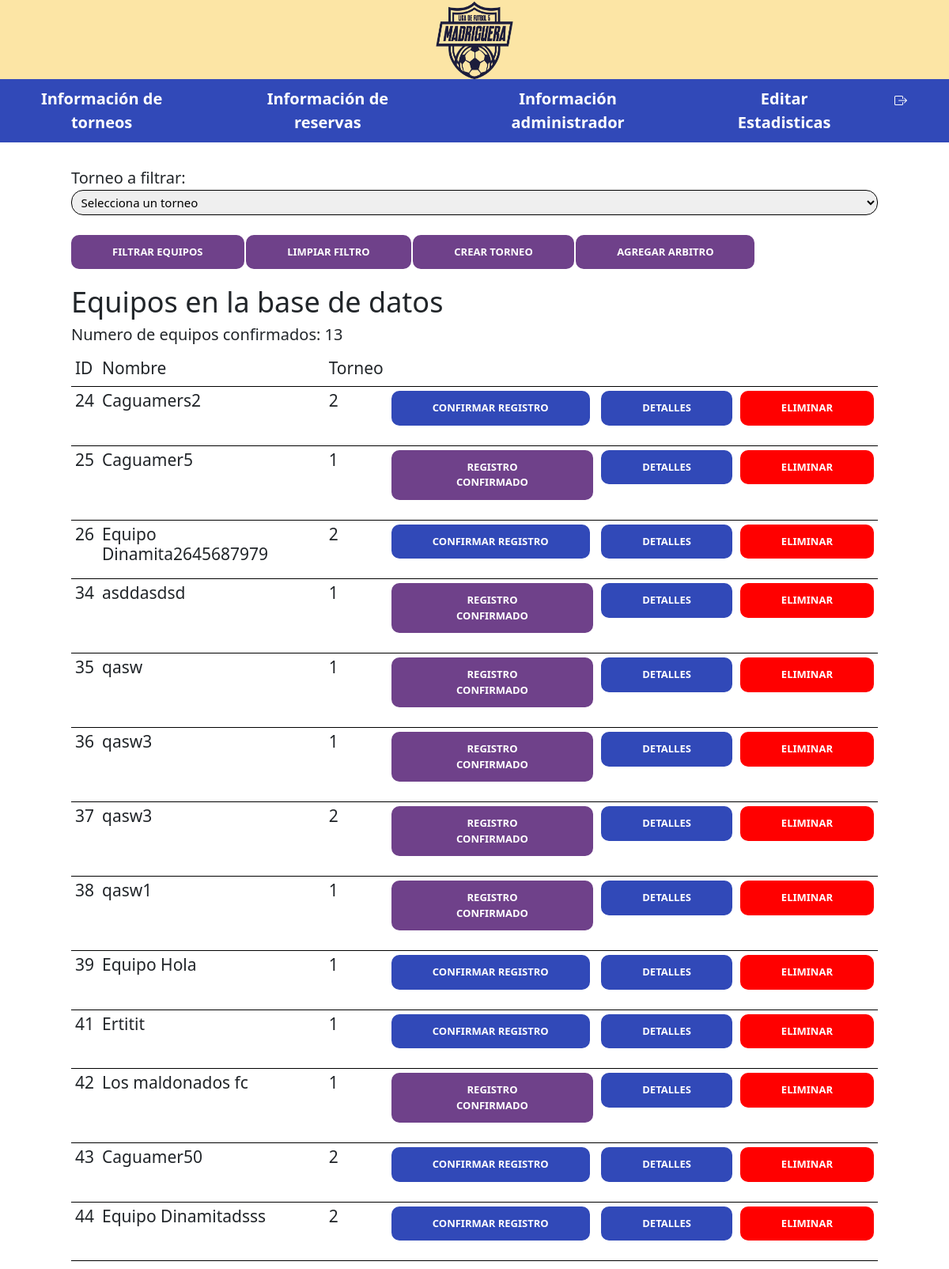
Page /ToposFC/admin/AdministrarTorneo.php (signed in) on the committed database.
### tables this page shows
CREATE TABLE `topos_equipo` (
  `id_equipo` int(11) NOT NULL,
  `nombre_equipo` varchar(50) NOT NULL,
  `logo` varchar(60) DEFAULT NULL,
  `id_torneo` int(11) NOT NULL,
  `estado` int(11) NOT NULL DEFAULT 0
);

### ToposFC/includes/tablaSolicitudEquiposAdmin_view.inc.php (the view, shortened to what this page needs)
<?php
function mostrarSolicitudEquipos($idTorneo = null){
    require 'database.php';
    $consultaBase = "SELECT *
                     FROM topos_equipo";
    $stmt = $pdo->prepare($consultaBase);
    $stmt->execute();
    foreach($stmt as $fila){
        $id = $fila['id_equipo'];
        echo "<tr>";
        echo "<td><h3>" . $fila['id_equipo'] . "</h3></td>";
        echo "<td><h3>". $fila["nombre_equipo"] . "</h3></td>";
         echo "<td><h3>". $fila["id_torneo"] . "</h3></td>";
        if ($fila["estado"]==0){
            echo '<td><a class="boton boton--azul" onclick="confirmarRegistro(' . $id . ')">Confirmar registro</a></td>';
        }
        else{
            echo '<td><a class="boton boton--morado"">Registro Confirmado</a></td>';
        }
        echo '<td><a class="boton boton--azul" href="detallesEquipo.php?id='.$fila['id_equipo'].'">Detalles</a></td>';
        echo '<td><a class="boton boton--rojo" href="../includes/eliminarEquipo.php?id='.$fila['id_equipo'].'">Eliminar</a></td>';
        echo "</tr>";
    }
}
function getEquiposCon($idTorneo = null){
    require 'database.php';
    $consultaBase = "SELECT id_equipo, nombre_equipo
                     FROM topos_equipo";
    $stmt = $pdo->prepare($consultaBase);
     $equipos = array();
    $stmt->execute();
    foreach($stmt as $fila){
            $equipos[] = $fila["id_equipo"];
    }
    if($idTorneo){
        echo "<p class='n-equipos'>Numero de equipos confirmados en el torneo: ".  count($equipos) . "</p>";
    }
    else{
        echo "<p class='n-equipos'>Numero de equipos confirmados: ".  count($equipos) . "</p>";
    }
}

### ToposFC/admin/AdministrarTorneo.php (shortened to what this page needs)
<?php
require_once '../includes/tablaSolicitudEquiposAdmin_view.inc.php';
?>
<!DOCTYPE html>
<html>
<head>
  <link href="https://cdn.jsdelivr.net/npm/bootstrap@5.3.0-alpha2/dist/css/bootstrap.min.css" rel="stylesheet"
>
  <link href="../css/style.css" rel="stylesheet" type="text/css" />
  <link href="../css/index.css" rel="stylesheet" type="text/css" />
</head>
<body>
  <div class="logo">
    <img src="../img/MADRIGUERA-LOGO-03.png" alt="logo de Topos FC">
  </div>
  <header>
  <nav class="navbar navbar-expand-lg">
        <div class="container-fluid">
            <div class="nv collapse navbar-collapse" id="navbarNav">
              <div class="nav-links">
                <ul class="navbar-nav">
                    <li class="nav-item"><a class="nav-link "
                                            href="./AdministrarTorneo.php">Información de torneos</a></li>
                    <li class="nav-item">
                        <a class="nav-link" aria-current="page" href="./reservas_admin.php">Información de reservas</a>
                    </li>
                    <li class="nav-item">
                        <a class="nav-link" href="./tabla_admin.php">Información administrador</a>
                    </li>
                    <li class="nav-item">
                        <a class="nav-link" href="./editar_estadisticas.php">Editar Estadisticas</a>
                    </li>
                    <li class="nav-item">
                        <a class="nav-link" href="../includes/logout.inc.php"></a>
                    </li>
                </ul>
              </div>
        </div>
    </nav>
  </header>
  <main class="">
    <div class="contenedor formulario mt-5 pe-5 ps-5">
      <form action="">
        <div class="col-12  entrada">
          <label class="input-label" for="nombre_capitan">Torneo a filtrar:</label>
          <select class="input-form" id = "torneo" name="torneo">
                  <option value="">Selecciona un torneo</option>
          </select>
        </div>
        <input type="submit" class="boton boton--morado" name="validate" value="Filtrar Equipos">
        <a class="boton boton--morado" href="AdministrarTorneo.php">Limpiar filtro</a>
        <a class="boton boton--morado" href="crearTorneo.php">Crear Torneo</a>
        <a class="boton boton--morado" href="agregar_arbitro.php">Agregar Arbitro</a>
      </form>
       <?php
       if(isset($_GET['torneo'])){
        $idTorneo = $_GET['torneo'];
        require_once "../includes/database.php";
        $stmt = $pdo->prepare('SELECT nombre, cantidad_equipos,estado FROM topos_torneo WHERE id_torneo = :idTorneo');
$stmt->bindParam(':idTorneo', $idTorneo, PDO::PARAM_INT);
$stmt->execute();
$datosTorneo = $stmt->fetch();
$nombreTorneo = $datosTorneo['nombre'];
$cantidadEquipos = $datosTorneo['cantidad_equipos'];
$estado = $datosTorneo['estado'];
echo '<h2 class="titulo">Equipos en el torneo ' . $nombreTorneo . '</h2>';
echo '<p class="n-equipos">Capacidad del torneo: ' . $cantidadEquipos . '</p>';
echo '<div class = "div-botones">';
if($estado == 0){
  echo '<a class="boton boton--morado" href="crearMatchmaking.php?id=' . $idTorneo . '">Generar Matchmaking</a>';
}
else{
  echo '<a class="boton boton--morado" ">Matchmaking generado</a>';
  echo '<a class="boton boton--azul" href="verMatchmaking.php?id=' . $idTorneo . '">Ver Matchmaking</a>';
  echo '<a class="boton boton--rojo" href="eliminarMatchmaking.php?id=' . $idTorneo . '">Eliminar Matchmaking</a>';
}
echo '</div>';
        getEquiposCon($idTorneo);
       }
       else{
        echo '<h2 class="titulo ">Equipos en la base de datos</h2>';
        getEquiposCon($idTorneo);
       }
                    ?>
        <div class="table-responsive">
            <table class="table table-hover border-black tabla">
                <thead>
                    <tr>
                        <th scope="col"><h3>ID</h3></th>
                        <th scope="col"><h3>Nombre</th>
                        <th scope="col"><h3>Torneo</h3></th>
                        <th scope="col"></th>
                        <th scope="col"></th>
                        <th scope="col"></th>
                    </tr>
                </thead>
                <tbody>
                <?php
                  if(isset($_GET['torneo'])){
                      $idTorneo = $_GET['torneo'];
                      echo $idTorneo;
                    mostrarSolicitudEquipos($idTorneo);
                  } else {
                      mostrarSolicitudEquipos();
                  }
                  ?>
                </tbody>
            </table>
        </div>
    </div>
  </main>
</body>
</html>

### ToposFC/css/style.css (style rules this page uses)
:root { --azul: #3149B8; --amarillo: #FCE5A5; --verde: #4E9725; --blanco: #ffffff; --negro: #000000; --morada: #6F418A; --rojo: #ff0000; }
html { height: 100%; width: 100%; box-sizing: border-box; font-size: 62.5%; }
*, *:before, *:after { box-sizing: inherit; }
.contenedor { width: min(90%, 120rem); margin: 0 auto; }
img { width: 100px; height: 100px; }
.logo { display: flex; justify-content: center; background-color: #FCE5A5; }
nav { background-color: #3149B8 }
.nv { display: flex; justify-content: center; flex-shrink: 1; }
.nav-item>a { font-optical-sizing: auto; font-weight: 600; color: #FFFF; text-align: center; font-size: 20px; margin-right: 5vh; position: relative; transition: 0.3s; }
.nav-links ul li a::after { content: ""; position: absolute; background-color: white; height: 3px; width: 0; left: 0; bottom: 3px; transition: 0.3s; }
.boton { display: inline-block; font-family: var(--fuenteHeading); color: var(--blanco); text-align: center; padding: 1rem 5rem; font-size: 1.3rem; text-transform: uppercase; font-weight: 700; margin-bottom: 2rem; border: none; border-radius: 1rem; text-decoration: none; }
.boton--morado { background-color: var(--morada); border: 2px solid var(--morada); box-sizing: border-box; transition: 0.3s; }
.boton--rojo { background-color: var(--rojo); border: 2px solid var(--rojo); box-sizing: border-box; transition: 0.3s; }
.boton--azul { background-color: var(--azul); border: 2px solid var(--azul); box-sizing: border-box; transition: 0.3s; }
.boton--rojo { background-color: var(--rojo); }
h2 { font-size: 3.6rem; }
h3 { font-size: 2.1rem; }
p { font-size: 2rem; }
.input-label { font-size: 2rem; }
.input-form { display: block; width: 100%; padding: .375rem .75rem; border-radius: 1.5rem; border: 0.5px solid var(--negro); font-size: 1.5rem; appearance: auto; }
.entrada { margin: 2.5rem 0; }
.n-equipos { font-size: 2em; }

### rows in the picture
topos_equipo: id_equipo "24", nombre_equipo "Caguamers2", id_torneo "2"
topos_equipo: id_equipo "25", nombre_equipo "Caguamer5", id_torneo "1", estado "REGISTRO CONFIRMADO"
topos_equipo: id_equipo "26", nombre_equipo "Equipo Dinamita2645687979", id_torneo "2"
topos_equipo: id_equipo "34", nombre_equipo "asddasdsd", id_torneo "1", estado "REGISTRO CONFIRMADO"
topos_equipo: id_equipo "35", nombre_equipo "qasw", id_torneo "1", estado "REGISTRO CONFIRMADO"
topos_equipo: id_equipo "36", nombre_equipo "qasw3", id_torneo "1", estado "REGISTRO CONFIRMADO"
topos_equipo: id_equipo "37", nombre_equipo "qasw3", id_torneo "2", estado "REGISTRO CONFIRMADO"
topos_equipo: id_equipo "38", nombre_equipo "qasw1", id_torneo "1", estado "REGISTRO CONFIRMADO"
topos_equipo: id_equipo "39", nombre_equipo "Equipo Hola", id_torneo "1"
topos_equipo: id_equipo "41", nombre_equipo "Ertitit", id_torneo "1"
topos_equipo: id_equipo "42", nombre_equipo "Los maldonados fc", id_torneo "1", estado "REGISTRO CONFIRMADO"
topos_equipo: id_equipo "43", nombre_equipo "Caguamer50", id_torneo "2"
topos_equipo: id_equipo "44", nombre_equipo "Equipo Dinamitadsss", id_torneo "2"

### other values in the picture
count($equipos) "13"
